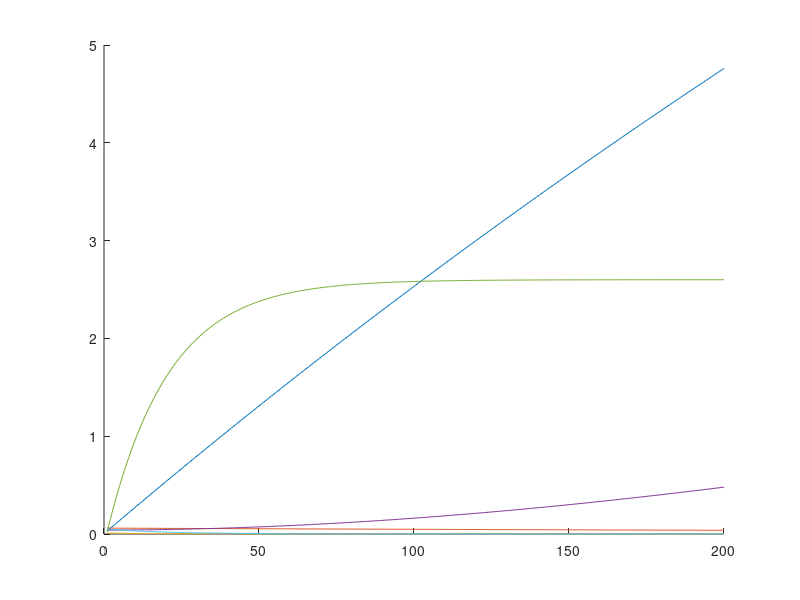

MATLAB code to generate this figure:
clear all
close all
clc
beta1=1/730;
alpham=0.13;
alphah=0.027;
gemma1=0.020;   
si=0.038;
beta2=0.001;
exi=0.13;
gemma3=0.072;
gemma2=0.010;
eatah=0.0004;
delta2=0.001;
delta1=0.001;
p=0.611;
epsilon=0.05;
eatam=0.02;
v=0.01;
e=0.022;
sigma=0.03;
sh(1)=.03;
eh(1)=.06;
ih(1)=.01;
rh(1)=.04;
sm(1)=.02;
im(1)=.05;
Sh_xy=@(x,sh,eh,ih,rh,sm,im) alphah+beta1*rh-gemma1*si*ih*sh-gemma2*exi*im*sh-(delta1+eatah)*sh;
Eh_xy=@(x,sh,eh,ih,rh,sm,im) gemma2*exi*im*sh+gemma1*si*ih*sh-(beta2+delta2+eatah)*eh;
Ih_xy=@(x,sh,eh,ih,rh,sm,im) beta2*eh-(epsilon+p*v+eatah)*ih;
Rh_xy=@(x,sh,eh,ih,rh,sm,im) delta1*sh+p*v*ih+delta2*eh-(beta1+eatah)*rh;
Sm_xy=@(x,sh,eh,ih,rh,sm,im) alpham-(sigma+eatam)*sm-gemma3*e*sm*ih;
Im_xy=@(x,sh,eh,ih,rh,sm,im) gemma3*e*ih*sm-(sigma+eatam)*im;

h=.5;
t=1:h:200;
for i=1:(length(t)-1)
    a1 = h*Sh_xy(t(i),sh(i),eh(i),ih(i),rh(i),sm(i),im(i));
    b1 = h*Eh_xy(t(i),sh(i),eh(i),ih(i),rh(i),sm(i),im(i));
    c1 = h*Ih_xy(t(i),sh(i),eh(i),ih(i),rh(i),sm(i),im(i));
    d1 = h*Rh_xy(t(i),sh(i),eh(i),ih(i),rh(i),sm(i),im(i));
    e1 = h*Sm_xy(t(i),sh(i),eh(i),ih(i),rh(i),sm(i),im(i));
    f1 = h*Im_xy(t(i),sh(i),eh(i),ih(i),rh(i),sm(i),im(i));
    
    a2 = h*Sh_xy(t(i)+h/2,sh(i)+a1/2,eh(i)+b1/2,ih(i)+c1/2,rh(i)+d1/2,sm(i)+e1/2,im(i)+f1/2);
    b2 = h*Eh_xy(t(i)+h/2,sh(i)+a1/2,eh(i)+b1/2,ih(i)+c1/2,rh(i)+d1/2,sm(i)+e1/2,im(i)+f1/2);
    c2 = h*Ih_xy(t(i)+h/2,sh(i)+a1/2,eh(i)+b1/2,ih(i)+c1/2,rh(i)+d1/2,sm(i)+e1/2,im(i)+f1/2);
    d2 = h*Rh_xy(t(i)+h/2,sh(i)+a1/2,eh(i)+b1/2,ih(i)+c1/2,rh(i)+d1/2,sm(i)+e1/2,im(i)+f1/2);
    e2 = h*Sm_xy(t(i)+h/2,sh(i)+a1/2,eh(i)+b1/2,ih(i)+c1/2,rh(i)+d1/2,sm(i)+e1/2,im(i)+f1/2);
    f2 = h*Im_xy(t(i)+h/2,sh(i)+a1/2,eh(i)+b1/2,ih(i)+c1/2,rh(i)+d1/2,sm(i)+e1/2,im(i)+f1/2);
    
    a3 = h*Sh_xy(t(i)+h/2,sh(i)+a2/2,eh(i)+b2/2,ih(i)+c2/2,rh(i)+d2/2,sm(i)+e2/2,im(i)+f2/2);
    b3 = h*Eh_xy(t(i)+h/2,sh(i)+a2/2,eh(i)+b2/2,ih(i)+c2/2,rh(i)+d2/2,sm(i)+e2/2,im(i)+f2/2);
    c3 = h*Ih_xy(t(i)+h/2,sh(i)+a2/2,eh(i)+b2/2,ih(i)+c2/2,rh(i)+d2/2,sm(i)+e2/2,im(i)+f2/2);
    d3 = h*Rh_xy(t(i)+h/2,sh(i)+a2/2,eh(i)+b2/2,ih(i)+c2/2,rh(i)+d2/2,sm(i)+e2/2,im(i)+f2/2);
    e3 = h*Sm_xy(t(i)+h/2,sh(i)+a2/2,eh(i)+b2/2,ih(i)+c2/2,rh(i)+d2/2,sm(i)+e2/2,im(i)+f2/2);
    f3 = h*Im_xy(t(i)+h/2,sh(i)+a2/2,eh(i)+b2/2,ih(i)+c2/2,rh(i)+d2/2,sm(i)+e2/2,im(i)+f2/2);
    
    a4 = h*Sh_xy(t(i)+h/2,sh(i)+a3/2,eh(i)+b3/2,ih(i)+c3/2,rh(i)+d3/2,sm(i)+e3/2,im(i)+f3/2);
    b4 = h*Eh_xy(t(i)+h/2,sh(i)+a3/2,eh(i)+b3/2,ih(i)+c3/2,rh(i)+d3/2,sm(i)+e3/2,im(i)+f3/2);
    c4 = h*Ih_xy(t(i)+h/2,sh(i)+a3/2,eh(i)+b3/2,ih(i)+c3/2,rh(i)+d3/2,sm(i)+e3/2,im(i)+f3/2);
    d4 = h*Rh_xy(t(i)+h/2,sh(i)+a3/2,eh(i)+b3/2,ih(i)+c3/2,rh(i)+d3/2,sm(i)+e3/2,im(i)+f3/2);
    e4 = h*Sm_xy(t(i)+h/2,sh(i)+a3/2,eh(i)+b3/2,ih(i)+c3/2,rh(i)+d3/2,sm(i)+e3/2,im(i)+f3/2);
    f4 = h*Im_xy(t(i)+h/2,sh(i)+a3/2,eh(i)+b3/2,ih(i)+c3/2,rh(i)+d3/2,sm(i)+e3/2,im(i)+f3/2);
    
    sh(i+1) = sh(i)+(a1+2*(a2+a3)+a4)/6;
    eh(i+1) = eh(i)+(b1+2*(b2+b3)+b4)/6;
    ih(i+1) = ih(i)+(c1+2*(c2+c3)+c4)/6;
    rh(i+1) = rh(i)+(d1+2*(d2+d3)+d4)/6;
    sm(i+1) = sm(i)+(e1+2*(e2+e3)+e4)/6;
    im(i+1) = im(i)+(f1+2*(f2+f3)+f4)/6;
end
output={sh,eh,ih,rh,sm,im};
figure
hold on
plot(t,sh)
plot(t,eh)
plot(t,ih)
plot(t,rh)
plot(t,sm)
plot(t,im)
hold off